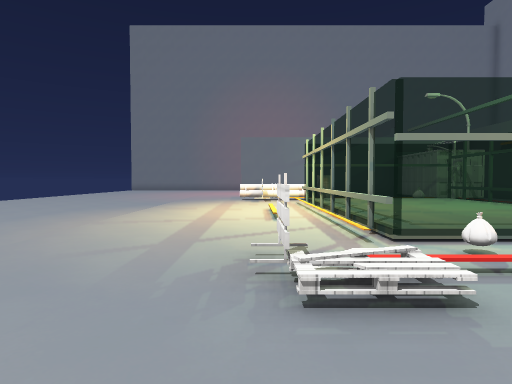
view 1 (above)

24 first-person views from a walk through a level from a Godot 3-D game. The camera is 1.3 m above the floor, tilts 2° down and sees 75° across. The floor is counted in squares, 2 m on a side. Each view is taken from the middle of a square. On the plan, view 1 faces up. The plan holds only what a view shows up to about 10 squares ahead; the rest is blank. Surface patterns are stand-ins for the level's own textures.

view 2
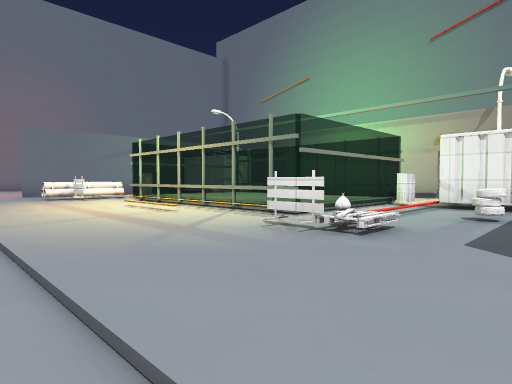

view 3
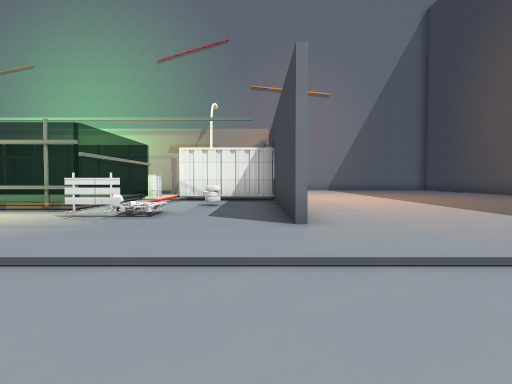

view 4
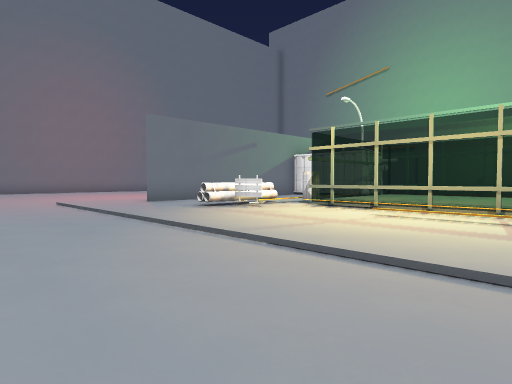

view 5
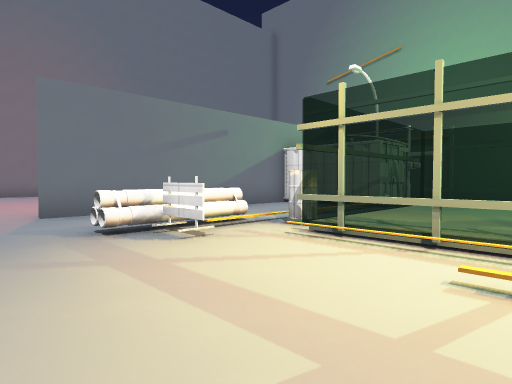

view 6
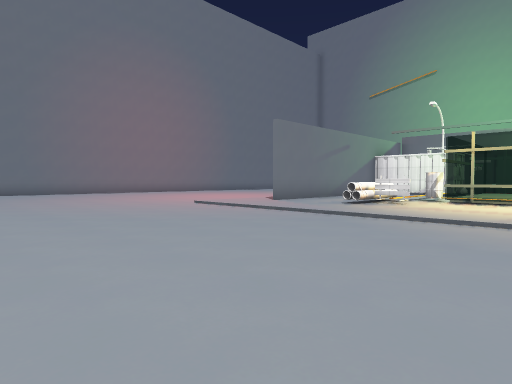

view 7
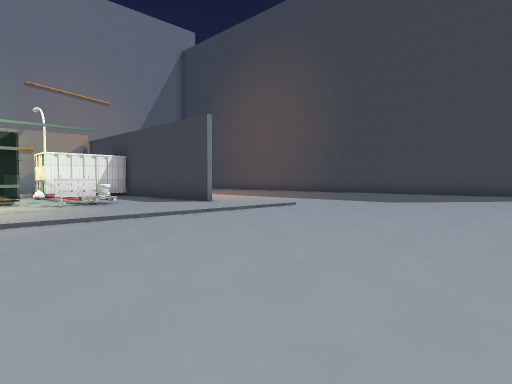

view 8
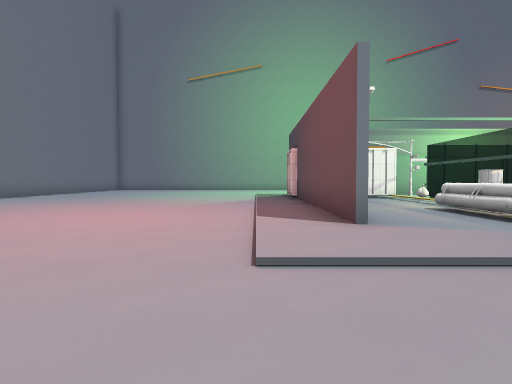

view 9
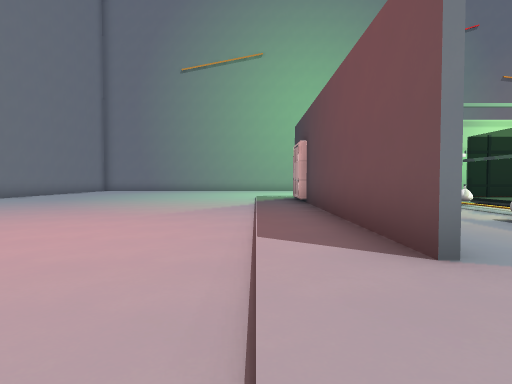

view 10
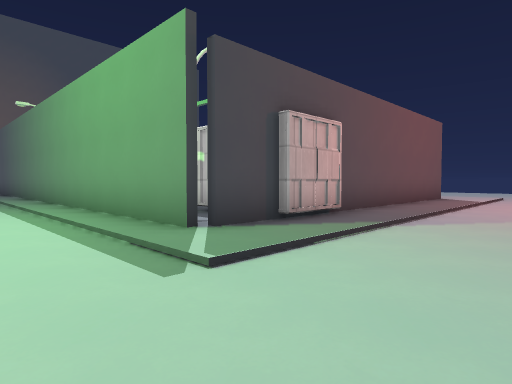

view 11
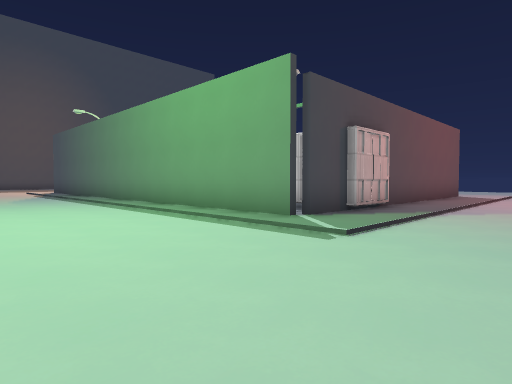

view 12
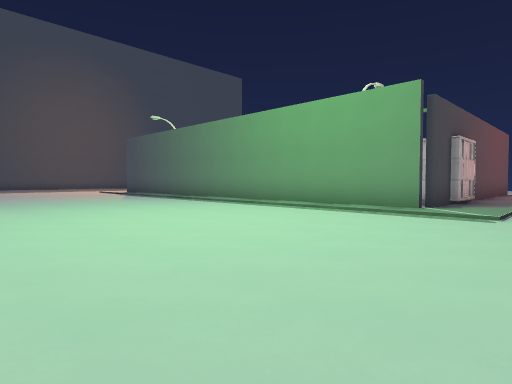

view 13
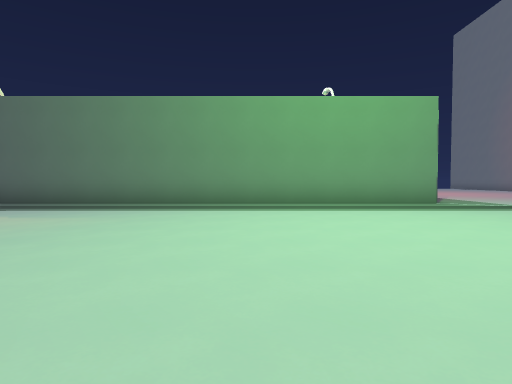

view 14
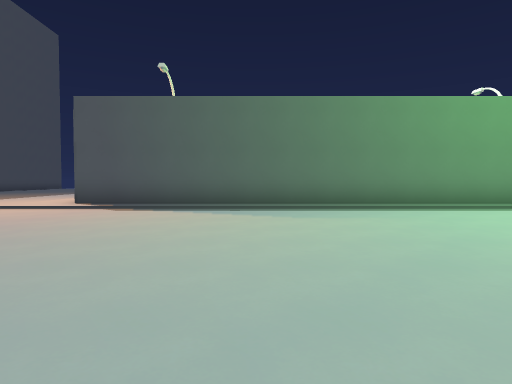

view 15
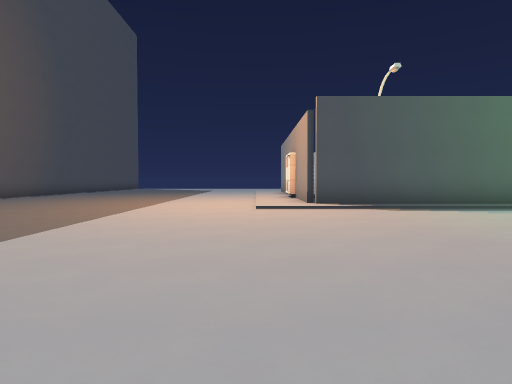

view 16
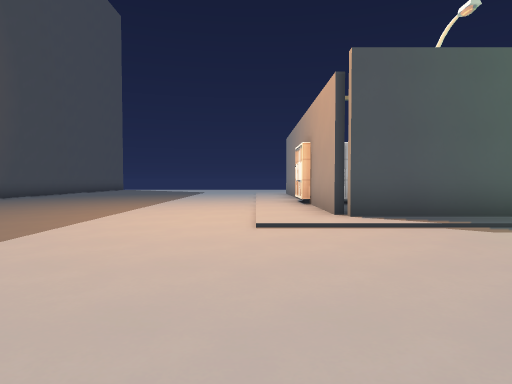

view 17
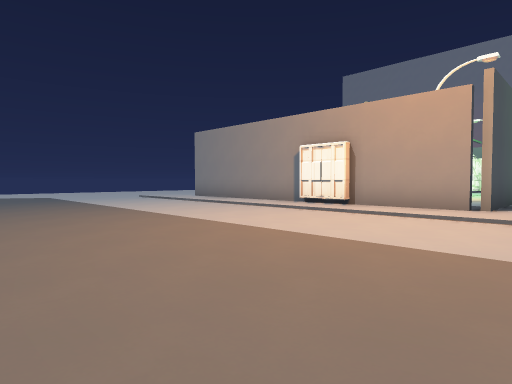

view 18
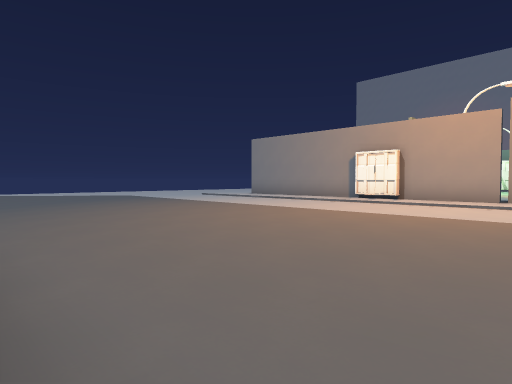

view 19
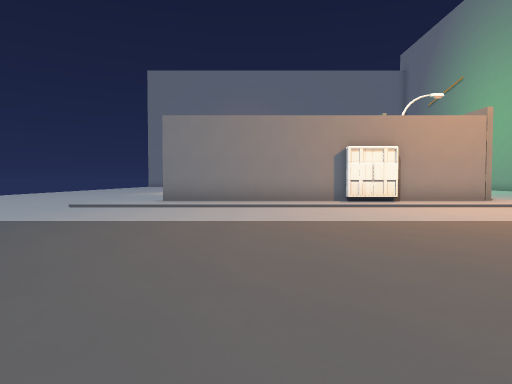

view 20
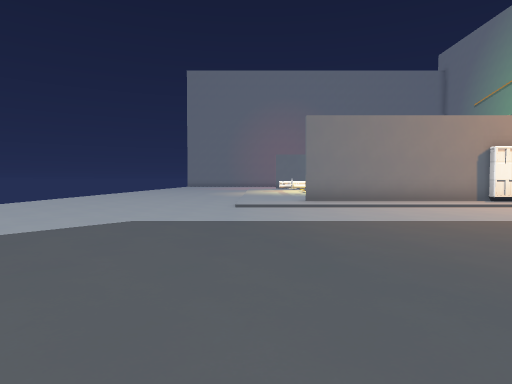

view 21
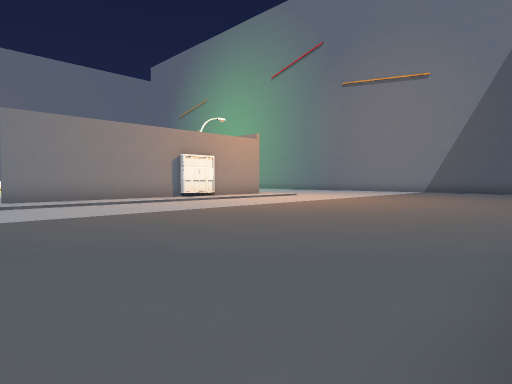

view 22
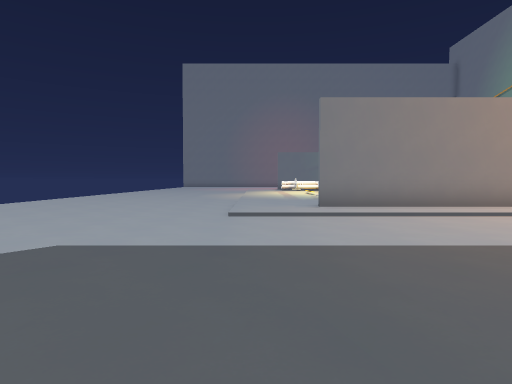

view 23
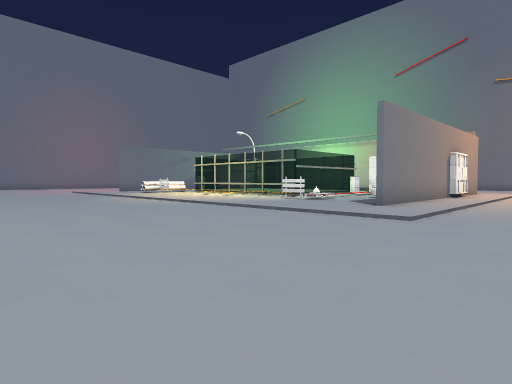

view 24
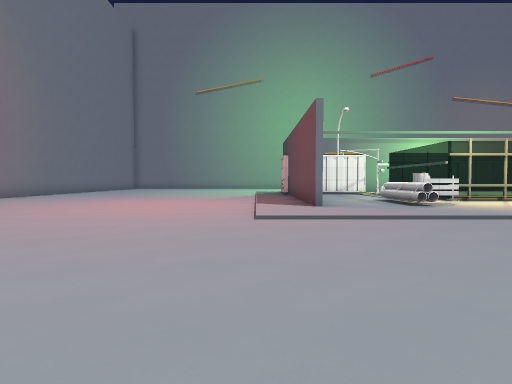

### Floor plan
Key: @ floor where view 1 was taken; # wall or solid block; . main floor; : floor 0.25 m higher than the main floor; / step, stairs or slope; = window, fence, low wall or low ledge; ^ raised ledge; B barrel; A barrier; G bag; C container; W wheel; O other object.
Columns run from 8 left of view 1 to 17 right of it. Each row starts with its distance up from view 1.
 22          .. ....
 21        .........
 20       ..........
 19      ...........
 18   ..............
 17  .....................
 16  ........................
 15 ......////////////.......
 14  .....::#########:.......
 13  .....::::::::CC##.......
 12  .....::::::::CC #.......
 11 ......::^^::::CC #......
 10 ......::A:B::O#: #.......
  9 ......::::#####  #........
  8 ......::::#==##  #.......
  7 ......::::#==##  #......
  6  .....::::#== #  #......
  5 ......::::#==##  #.......
  4 ......::::#   #  #........
  3 ......::A:G::B   #.......
  2 ......:://:::C   #......
  1 ......:::::W:C   #.....
  0 ......::@::::CC :#......
 -1 ......::#########:.......
 -2 ......////////////........
 -3 .........................
 -4 ........................
 -5  ......................
 -6   ...................
 -7   ..................
 -8     ...............
 -9      ..............
-10       .............
-11       .....   .....

Where each view was taken, in squares from view 1:
view 1: 0 up, 0 right, facing up
view 2: 0 up, 3 left, facing up-right
view 3: 0 up, 5 left, facing right
view 4: 5 up, 5 left, facing up-right
view 5: 7 up, 2 left, facing up-right
view 6: 7 up, 8 left, facing up-right
view 7: 5 up, 8 left, facing down-right
view 8: 15 up, 5 left, facing right
view 9: 15 up, 3 left, facing right
view 10: 17 up, 11 right, facing down-left
view 11: 17 up, 13 right, facing down-left
view 12: 16 up, 16 right, facing down-left
view 13: 9 up, 17 right, facing left
view 14: 4 up, 17 right, facing left
view 15: 2 down, 17 right, facing left
view 16: 2 down, 14 right, facing left
view 17: 8 down, 10 right, facing up-left
view 18: 11 down, 10 right, facing up-left
view 19: 10 down, 2 right, facing up
view 20: 10 down, 2 left, facing up
view 21: 11 down, 2 left, facing up-right
view 22: 8 down, 2 left, facing up
view 23: 4 down, 8 left, facing up-right
view 24: 15 up, 8 left, facing right
